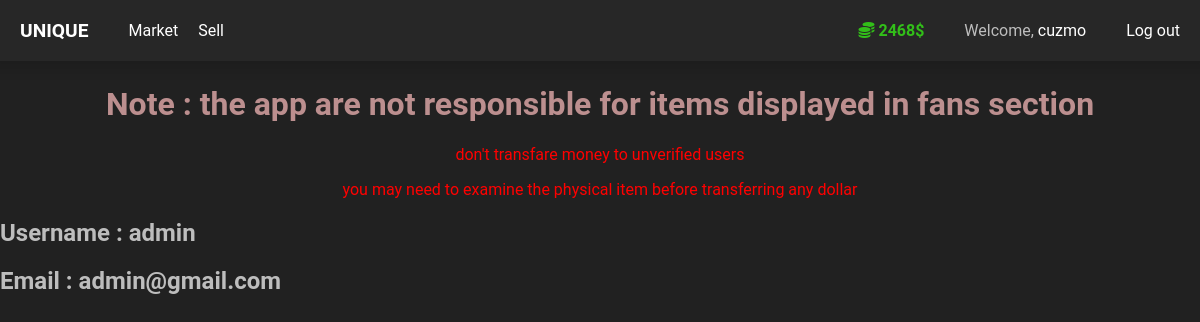
Screenshot of /user/2 (signed in) with the database file from the repository.
### market/models.py (models this page shows, shortened)
class User(db.Model , UserMixin):
    id = db.Column(db.Integer, primary_key=True)
    username = db.Column(db.String(length=30), nullable=False, unique=True)
    email_address = db.Column(db.String(length=50), nullable=False, unique=True)
    password_hash = db.Column(db.String(length=60), nullable=False)
    budget = db.Column(db.Integer, nullable=False, default=3000)
    role = db.Column(db.String(length=20), nullable=False, default='customer')
    items = db.relationship('Item', backref='owner', lazy=True)
    @property
    def password(self):
        return self.password_hash

### market/routes.py (the view)
@app.route('/user/<int:user_id>' , methods=['GET'])
@login_required
def user_info(user_id):
    user = None
    if user_id:
            user = User.query.filter_by(id=user_id).first()
            if user == None:
                return render_template('notfount.html')
    return render_template('user.html' , user=user)

### market/models.py (called while the page is built)
@login_manager.user_loader
def load_user(user_id):
    return User.query.get(int(user_id))

### market/templates/user.html (shortened to what this page needs)
{% extends 'base.html' %}
{% block content %}
    <div class="warning message">
        <h1>Note : the app are not responsible for items displayed in fans section</h1>
        <p>don't transfare money to unverified users</p>
        <p>you may need to examine the physical item before transferring any dollar</p>
    </div>
    {% if user %}
        <h2 class="user_data" >Username : {{user.username}}</h2>
        <h2 class="user_data" >Email : {{user.email_address}}</h2>
    {% endif %}
{% endblock %}

### market/templates/base.html (shortened to what this page needs)
<!DOCTYPE html>
<html lang="en">
<head>
    <link rel='stylesheet' href='../static/home.css'>
    <link rel='stylesheet' href='../static/market.css'>
    <link rel='stylesheet' href='../static/form.css'>
</head>
<body>
    <header class="header_container">
        <nav class="nav_bar">
            <div class="nav_routes">
                <p id="logo"><a href={{ url_for('home_page') }}>UNIQUE</a></p>
                <ul class="routes_list">
                    {% if current_user.is_authenticated %}
                        <li><a href={{ url_for('market_page') }}>Market</a></li>
                        <li><a href={{ url_for('sell_page') }}>Sell</a></li>
                    {% endif %}
                </ul>
            </div>
            {% if current_user.is_authenticated %}
                <ul class="auth_routes">
                    {% if current_user.role == 'customer' %}
                        <li>
                            <span class="budj">
                                <i class="fa-solid fa-coins"></i>
                                <a href={{ url_for('recharge_page') }}>{{ current_user.budget }}$</a>
                            </span>
                        </li>
                    {% endif %}
                    <li><span>Welcome, <a id="username" href="#">{{ current_user.username }}</a></span></li>
                    <li><a id="logout_a" href={{ url_for('logout_page') }}>Log out</a></li>
                </ul>
            {% else %}
                <ul class="auth_routes">
                    <li><a href={{ url_for('login_page') }}>Login</a></li>
                    <li><a href={{ url_for('register_page') }}>Register</a></li>
                </ul>
            {% endif %}
        </nav>
    </header>
    {% block content %}
    {% endblock %}
</body>
</html>

### market/static/home.css (style rules this page uses)
body { margin: 0; padding: 0; font-family: 'Roboto', sans-serif; background-color: #212121; color: #bdbdbd; padding-top: 4em; }
.header_container { width: 100%; position: fixed; top: 0; z-index: 1000; }
.nav_bar { display: flex; justify-content: space-between; align-items: center; background-color: #272727; padding: 0 20px ; box-shadow: 0 0 10px 10px rgba(0, 0, 0, 0.1); }
.nav_routes { display: flex; align-items: center; gap: 0px; }
.auth_routes { display: flex; gap: 40px; }
.routes_list { display: flex; align-items: center; gap: 20px; }
.nav_bar a { text-decoration: none; color: #fff; }
.nav_bar ul { list-style: none; }
#logo { font-size: 1.2rem; font-weight: 600; }
.budj , .budj a { color: #32bf19; font-weight: 600; }

### market/templates/user.html (style rules this page uses)
.warning { text-align: center; color: rosybrown; }
.warning p { color: red; }

### rows the page displays
User: budget "2468", username "cuzmo"
User: username "admin", email_address "admin@gmail.com"
